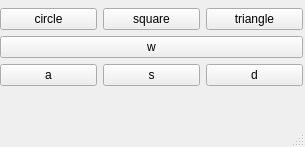
<?xml version="1.0" encoding="UTF-8"?>
<ui version="4.0">
 <class>MainWindow</class>
 <widget class="QMainWindow" name="MainWindow">
  <property name="geometry">
   <rect>
    <x>0</x>
    <y>0</y>
    <width>305</width>
    <height>147</height>
   </rect>
  </property>
  <property name="windowTitle">
   <string>MainWindow</string>
  </property>
  <widget class="QWidget" name="centralwidget">
   <widget class="QWidget" name="verticalLayoutWidget_2">
    <property name="geometry">
     <rect>
      <x>0</x>
      <y>0</y>
      <width>303</width>
      <height>95</height>
     </rect>
    </property>
    <layout class="QVBoxLayout" name="verticalLayout_2">
     <item>
      <layout class="QVBoxLayout" name="verticalLayout">
       <item>
        <layout class="QHBoxLayout" name="horizontalLayout">
         <item>
          <widget class="QPushButton" name="circle">
           <property name="text">
            <string>circle</string>
           </property>
          </widget>
         </item>
         <item>
          <widget class="QPushButton" name="square">
           <property name="text">
            <string>square</string>
           </property>
          </widget>
         </item>
         <item>
          <widget class="QPushButton" name="triangle">
           <property name="text">
            <string>triangle</string>
           </property>
          </widget>
         </item>
        </layout>
       </item>
       <item>
        <widget class="QPushButton" name="w">
         <property name="text">
          <string>w</string>
         </property>
        </widget>
       </item>
       <item>
        <layout class="QHBoxLayout" name="horizontalLayout_2">
         <item>
          <widget class="QPushButton" name="a">
           <property name="text">
            <string>a</string>
           </property>
          </widget>
         </item>
         <item>
          <widget class="QPushButton" name="s">
           <property name="text">
            <string>s</string>
           </property>
          </widget>
         </item>
         <item>
          <widget class="QPushButton" name="d">
           <property name="text">
            <string>d</string>
           </property>
          </widget>
         </item>
        </layout>
       </item>
      </layout>
     </item>
    </layout>
   </widget>
  </widget>
  <widget class="QMenuBar" name="menubar">
   <property name="geometry">
    <rect>
     <x>0</x>
     <y>0</y>
     <width>305</width>
     <height>22</height>
    </rect>
   </property>
  </widget>
  <widget class="QStatusBar" name="statusbar"/>
 </widget>
 <resources/>
 <connections/>
</ui>
